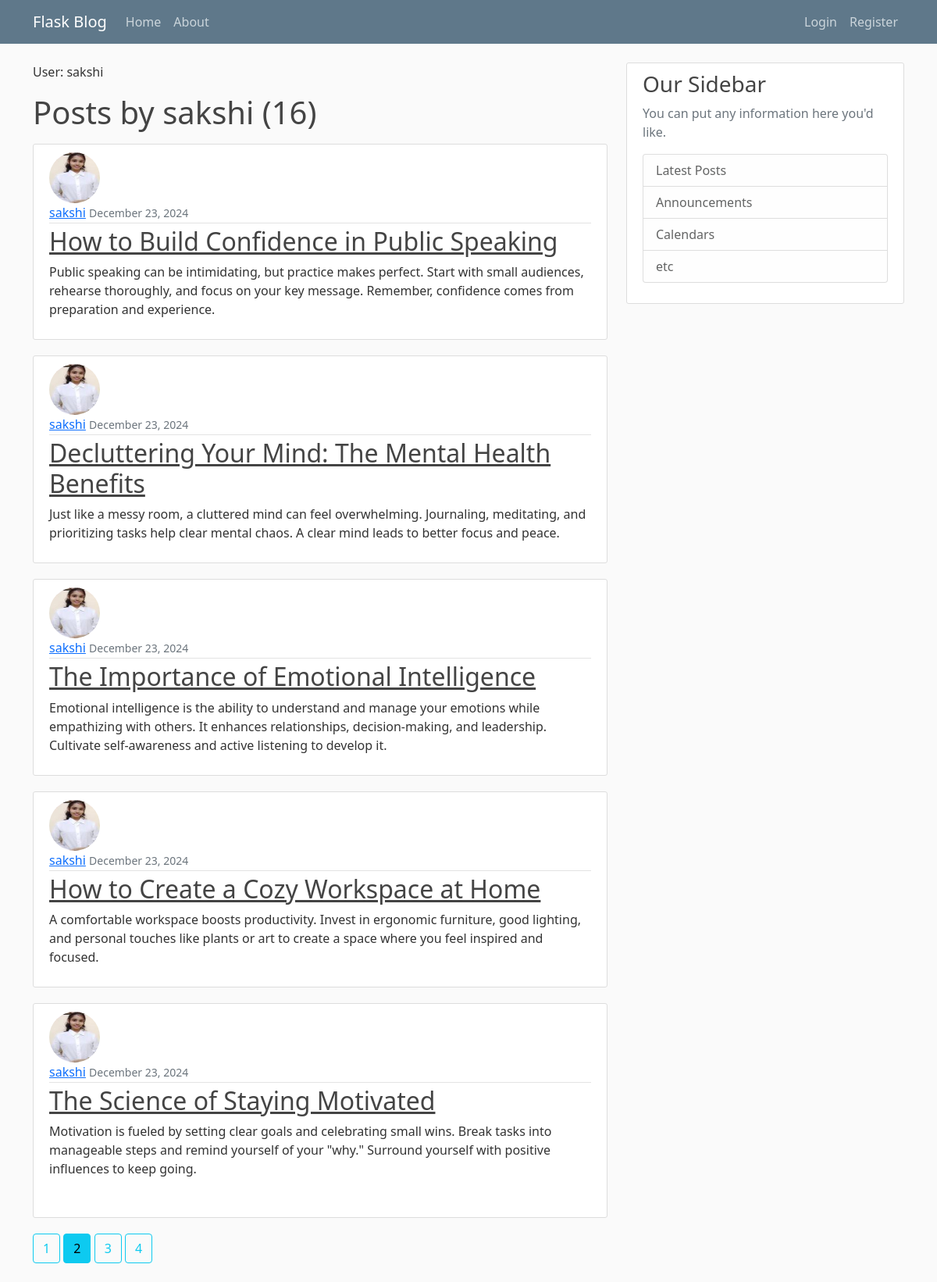
Screenshot of /user/sakshi?page=2 with the database file from the repository.
### flask_blog/models.py (models this page shows, shortened)
class User(db.Model, UserMixin):
    id = db.Column(db.Integer, primary_key=True)
    username = db.Column(db.String(20), unique=True, nullable=False)  # Corrected typo from 'usernam' to 'username'
    email = db.Column(db.String(120), unique=True, nullable=False)
    image_file = db.Column(db.String(120), nullable=True, default='default.jpg')
    password = db.Column(db.String(60), nullable=False)
    posts = db.relationship('Post', backref='author', lazy=True)  # Changed 'post' to 'posts' for consistency

class Post(db.Model):
    id = db.Column(db.Integer, primary_key=True)
    title = db.Column(db.String(100), nullable=False)  # Increased length of title for flexibility
    date_posted = db.Column(db.DateTime, nullable=False, default=datetime.utcnow)
    content = db.Column(db.Text, nullable=False)
    user_id = db.Column(db.Integer, db.ForeignKey('user.id'), nullable=True)  # Adjusted 'nullable' as needed

### flask_blog/routes.py (the view)
@app.route("/user/<string:username>")
def user_posts(username):
    page = request.args.get('page', 1, type=int)
    user = User.query.filter_by(username=username).first_or_404()
    posts = Post.query.filter_by(author=user)\
        .order_by(Post.date_posted.desc())\
        .paginate(page=page, per_page=5)
    return render_template('user_posts.html', posts=posts, user=user)

### flask_blog/templates/user_posts.html
{% extends 'Layout.html' %}
{% block content %}
    <p>User: {{ user.username }}</p>
    <h1 class="mb-3">Posts by {{ user.username }} ({{ posts.total }})</h1>
    {% for post in posts.items %}
        <article class="media content-section">
            <img class="rounded-circle article-img" src="{{ url_for('static', filename='profile_pics/' + post.author.image_file) }}" alt="Profile Picture">
            <div class="media-body">
                <div class="article-metadata">
                    <a class="mr-2" href="{{ url_for('user_posts', username=post.author.username) }}">{{ post.author.username }}</a>
                    <small class="text-muted">{{ post.date_posted.strftime('%B %d, %Y') }}</small>
                </div>
                <h2><a class="article-title" href="{{ url_for('post', post_id=post.id ) }}">{{ post.title }}</a></h2>
                <p class="article-content">{{ post.content }}</p>
            </div>
        </article>
    {% endfor %}
    {% for page_num in posts.iter_pages(left_edge=1, right_edge=1, left_current=1, right_current=2) %}
        {% if page_num %}
            {% if posts.page == page_num %}
                <a class="btn btn-info mb-4" href="{{ url_for('user_posts', username=user.username, page=page_num) }}">{{ page_num }}</a>
            {% else %}
                <a class="btn btn-outline-info mb-4" href="{{ url_for('user_posts', username=user.username, page=page_num) }}">{{ page_num }}</a>
            {% endif %}
        {% else %}
            ...
        {% endif %}
    {% endfor %}
{% endblock %}

### flask_blog/static/main.css (style rules this page uses)
body { background: #fafafa; color: #333333; margin-top: 5rem; }
h1, h2, h3, h4, h5, h6 { color: #444444; }
.content-section { background: #ffffff; padding: 10px 20px; border: 1px solid #dddddd; border-radius: 3px; margin-bottom: 20px; }
.article-title { color: #444444; }
.article-content { white-space: pre-line; }
.article-img { height: 65px; width: 65px; margin-right: 16px; }
.article-metadata { padding-bottom: 1px; margin-bottom: 4px; border-bottom: 1px solid #e3e3e3 }

### rows the page displays
User: username "sakshi"
Post: image_file (picture), author.username "sakshi", date_posted "December 23, 2024", title "How to Build Confidence in Public Speaking", content "Public speaking can be intimidating, but practice makes perfect. Start with small audiences, rehearse thoroughly, and focus on your key message. Remember, confidence comes from preparation and experience."
Post: image_file (picture), author.username "sakshi", date_posted "December 23, 2024", title "Decluttering Your Mind: The Mental Health Benefits", content "Just like a messy room, a cluttered mind can feel overwhelming. Journaling, meditating, and prioritizing tasks help clear mental chaos. A clear mind leads to better focus and peace."
Post: image_file (picture), author.username "sakshi", date_posted "December 23, 2024", title "The Importance of Emotional Intelligence", content "Emotional intelligence is the ability to understand and manage your emotions while empathizing with others. It enhances relationships, decision-making, and leadership. Cultivate self-awareness and active listening to develop it."
Post: image_file (picture), author.username "sakshi", date_posted "December 23, 2024", title "How to Create a Cozy Workspace at Home", content "A comfortable workspace boosts productivity. Invest in ergonomic furniture, good lighting, and personal touches like plants or art to create a space where you feel inspired and focused."
Post: image_file (picture), author.username "sakshi", date_posted "December 23, 2024", title "The Science of Staying Motivated", content "Motivation is fueled by setting clear goals and celebrating small wins. Break tasks into manageable steps and remind yourself of your \"why.\" Surround yourself with positive influences to keep going."

### other values shown
{{ posts.total }} "16"
{{ page_num }} "1" "3" "4"
{{ page_num }} "2"
